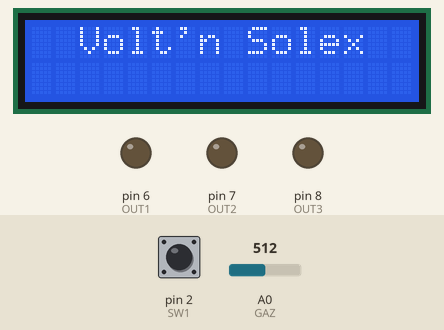
This sketch was run on a simulated Arduino Nano, built with avr-gcc and run on an emulated ATmega328P. On the bench: 16×2 character LCD, output pins drawn as LEDs (lit = HIGH). The inputs (shaded band) are chosen by the test bench; at power-on: pin 2 (SW1) HIGH, A0 (GAZ) = 512. What the sketch prints to the serial monitor is not drawn.

Above: at 0.2 s.
At 2.4 s:
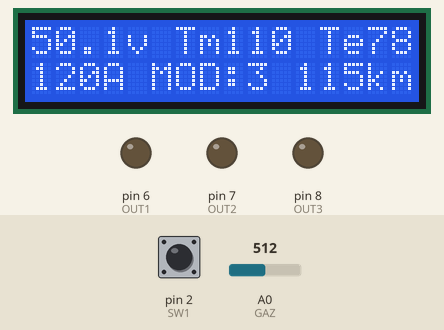

Measured:
- what the display in image 0 shows lasts 2.1 s, from 0.2 s to 2.3 s

The sketch:

V1.ino
```cpp
#include <stdio.h>
#include <Wire.h>
#include <LiquidCrystal_I2C.h>
#include "EEPROM.h"

//Definition des ports entre analogique de la carte
#define GAZ A0
#define AN1 A1
#define AN2 A2
#define AN3 A3
#define AN4 A6
#define AN5 A7
//Defenition des entre numérique de la carte
#define SW1 2
#define SW2 3
#define SW3 4
//Defenition des sortie numériques de la carte
#define OUT1 6
#define OUT2 7
#define OUT3 8
//Definition des addresses de sauvegarde d'EEPROM
#define addr_eeprom_min_gaz 0
#define addr_eeprom_max_gaz 4

  //Definition des variables globales
  int raw_gaz=0;
  int map_gaz=0;
  int EEPROM_min_gaz=0;   //Address dans la mémoire eeprom de la poigné de min et max de la poigné de gaz
  int EEPROM_max_gaz=4;

//Declaration des prototypes
void calibration_gaz();
void init_pinout();
void init_lcd();
void static_lcd();
void update_Voltage(float vlot);
void update_TM(int TM);
void update_TE(int TE);
void update_Amp(int A);
void update_Mode(int Mode);
void update_KM(int KM);


LiquidCrystal_I2C lcd(0x27,16,2);  // set the LCD address to 0x27 for a 16 chars and 2 line display

void setup() {
  Serial.begin(9600);   //Initialisation port serie
  init_pinout();   //Initialisation des pinout
  delay(100);
  init_lcd();
  init_lcd();
  static_lcd();
  calibration_gaz();

}

void loop() {
  raw_gaz = analogRead(GAZ);
  map_gaz=map(raw_gaz,EEPROM_min_gaz,EEPROM_max_gaz,0,255);
  if(map_gaz<0)
      {
        map_gaz=0;
      }
      if(map_gaz>255)
      {
        map_gaz=255;
      }
  Serial.print("sensor = ");
  Serial.println(map_gaz);
  //lcd.setCursor(2,1);
  //lcd.print(map_gaz);
  update_TM(10);
  update_TE(10);
  update_Amp(10);
  update_Mode(10);
  update_KM(10);
  update_Voltage(10.1);


}


void update_KM(int KM)
{
  lcd.setCursor(11,1);
  lcd.print("115");
}


void update_Mode(int Mode)
{
  lcd.setCursor(9,1);
  lcd.print("3");
}


void update_Amp(int A)
{
  lcd.setCursor(0,1);
  lcd.print("120");
}

void update_TE(int TE)
{
  lcd.setCursor(14,0);
  lcd.print("78");
}

void update_TM(int TM)
{
  lcd.setCursor(8,0);
  lcd.print("110");
}


void update_Voltage(float vlot)
{
  lcd.setCursor(0,0);
  lcd.print("50.1");
}

void static_lcd()
{
  lcd.setCursor(0,0);
  lcd.print("    v Tm    Te  ");
  lcd.setCursor(0,1);
  lcd.print("   A MOD:     km");
}

void init_lcd()
{
  lcd.init();
  lcd.backlight();
  lcd.setCursor(2,0);
  lcd.print("Volt'n Solex");
  delay(1000);
}

void init_pinout()
{
  //Initialisation des SW
  pinMode(SW1,INPUT_PULLUP);
  pinMode(SW2,INPUT_PULLUP);
  pinMode(SW3,INPUT_PULLUP);
  //Initialisation des OUT
  pinMode(OUT1,OUTPUT);
  pinMode(OUT2,OUTPUT);
  pinMode(OUT3,OUTPUT);

}

void calibration_gaz()//VALIDE
{
  if(!digitalRead(SW1)) //TEST si le bouton SW1 est pressé au démarrage dans ce cas rentre dans le mode de calibration
  {
      Serial.println("MODE: Calibration");
      Serial.println("Relachez SW1");
      while(!digitalRead(SW1));  //Attente de l'appuie sur le bouton SW1

      Serial.println("Calibration: ne pas toucher la poigne de gaz");
      Serial.println("Appuyer sur SW1 pour lancer la calibration");
      while(!digitalRead(SW1));  //Attente de l'appuie sur le bouton SW1
      raw_gaz = analogRead(GAZ);
      Serial.print("min:");
      Serial.println(raw_gaz);
      EEPROM_min_gaz=raw_gaz;
      EEPROM.put(addr_eeprom_min_gaz,raw_gaz);
      while(digitalRead(SW1));  //Attente du relachement sur le bouton SW1


      Serial.println("Tournez la poigné de gaz au maximum");
      Serial.println("Appuyer sur SW1 pour finaliser la calibration");
      while(!digitalRead(SW1));  //Attente de l'appuie sur le bouton SW1
      raw_gaz = analogRead(GAZ);
      Serial.print("max:");
      Serial.println(raw_gaz);
      EEPROM_max_gaz=raw_gaz;
      EEPROM.put(addr_eeprom_max_gaz,raw_gaz);
      while(!digitalRead(SW1));  //Attente du relachement sur le bouton SW1
      Serial.println("Calibration: calibration terminié");
      delay(5000);
  }
  else
  {
      EEPROM.get(addr_eeprom_max_gaz,EEPROM_max_gaz);
      EEPROM.get(addr_eeprom_min_gaz,EEPROM_min_gaz);

      Serial.print("Recovery of min and max gaz from eeprom min:");
      Serial.print(EEPROM_min_gaz);
      Serial.print(" max:");
      Serial.println(EEPROM_max_gaz);

  }
}
```
